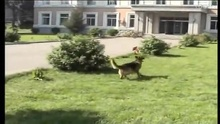
%> input picture improved Optical flow method/dog.jpg, 220 x 124 px, shrunk from 640 x 360 before the run
$ octave --eval "calculateDog;"   (GNU Octave 9; MATLAB toolbox functions it lacks are replaced by stand-ins)
%> lines starting %> are read from the running program, lines starting %| are printed output that depends on the picture; in (x1, y1, x2, y2) boxes, pixels count from 0 and x2, y2 are one past the last pixel; in counts of white or black regions, pixels touching at a corner belong together; the program's own positions count from 1
### improved Optical flow method/MeanShiftCluster.m
function [clustCent,data2cluster,cluster2dataCell] = MeanShiftCluster(dataPts,bandWidth,plotFlag);
%perform MeanShift Clustering of data using a flat kernel
%
% ---INPUT---
% dataPts           - input data, (numDim x numPts)
% bandWidth         - is bandwidth parameter (scalar)
% plotFlag          - display output if 2 or 3 D    (logical)
% ---OUTPUT---
% clustCent         - is locations of cluster centers (numDim x numClust)
% data2cluster      - for every data point which cluster it belongs to (numPts)
% cluster2dataCell  - for every cluster which points are in it (numClust)
%
% Bryan Feldman 02/24/06
% MeanShift first appears in
% K. Funkunaga and L.D. Hosteler, "The Estimation of the Gradient of a
% Density Function, with Applications in Pattern Recognition"


%*** Check input ****
    plotFlag = false;

%**** Initialize stuff ***
[numDim,numPts] = size(dataPts);
numClust        = 0;
bandSq          = bandWidth^2;
initPtInds      = 1:numPts;
maxPos          = max(dataPts,[],2);                          %biggest size in each dimension
minPos          = min(dataPts,[],2);                          %smallest size in each dimension
boundBox        = maxPos-minPos;                        %bounding box size
sizeSpace       = norm(boundBox);                       %indicator of size of data space
stopThresh      = 1e-3*bandWidth;                       %when mean has converged
clustCent       = [];                                   %center of clust
beenVisitedFlag = zeros(1,numPts,'uint8');              %track if a points been seen already
numInitPts      = numPts;                               %number of points to posibaly use as initilization points
clusterVotes    = zeros(1,numPts,'uint16');             %used to resolve conflicts on cluster membership


while numInitPts

    tempInd         = ceil( (numInitPts-1e-6)*rand);        %pick a random seed point
    stInd           = initPtInds(tempInd);                  %use this point as start of mean
    myMean          = dataPts(:,stInd);                           % intilize mean to this points location
    myMembers       = [];                                   % points that will get added to this cluster
    thisClusterVotes    = zeros(1,numPts,'uint16');         %used to resolve conflicts on cluster membership

    while 1     %loop untill convergence

        sqDistToAll = sum((repmat(myMean,1,numPts) - dataPts).^2);    %dist squared from mean to all points still active
        inInds      = find(sqDistToAll < bandSq);               %points within bandWidth
        thisClusterVotes(inInds) = thisClusterVotes(inInds)+1;  %add a vote for all the in points belonging to this cluster


        myOldMean   = myMean;                                   %save the old mean
        myMean      = mean(dataPts(:,inInds),2);                %compute the new mean
        myMembers   = [myMembers inInds];                       %add any point within bandWidth to the cluster
        beenVisitedFlag(myMembers) = 1;                         %mark that these points have been visited

        %*** plot stuff ****
        if plotFlag

            if numDim == 2
                plot(dataPts(1,:),dataPts(2,:),'.')
                plot(dataPts(1,myMembers),dataPts(2,myMembers),'ys')
                plot(myMean(1),myMean(2),'go')
                plot(myOldMean(1),myOldMean(2),'rd')
                pause
            end
        end

        %**** if mean doesn't move much stop this cluster ***
        if norm(myMean-myOldMean) < stopThresh

            %check for merge posibilities
            mergeWith = 0;
            for cN = 1:numClust
                distToOther = norm(myMean-clustCent(:,cN));     %distance from posible new clust max to old clust max
                if distToOther < bandWidth/2                    %如果其带宽内/ 2合并新旧
                    mergeWith = cN;
                    break;
                end
            end


            if mergeWith > 0    % 合并的东西
                clustCent(:,mergeWith)       = 0.5*(myMean+clustCent(:,mergeWith));             %将最大值记录为两者合并的平均值（我知道偏向新值）
                %clustMembsCell{mergeWith}    = unique([clustMembsCell{mergeWith} myMembers]);   %record which points inside
                clusterVotes(mergeWith,:)    = clusterVotes(mergeWith,:) + thisClusterVotes;    %将这些投票添加到合并的群集
            else    %its a new cluster
                numClust                    = numClust+1;                   %增加群集
                clustCent(:,numClust)       = myMean;                       %记录下平均值
                %clustMembsCell{numClust}    = myMembers;                    %store my members
                clusterVotes(numClust,:)    = thisClusterVotes;
            end

            break;
        end

    end


    initPtInds      = find(beenVisitedFlag == 0);           %我们可以对尚未访问的点进行初始化
    numInitPts      = length(initPtInds);                   %集合中的活动点数目

end

[val,data2cluster] = max(clusterVotes,[],1);                %一个点属于票数最多的集群

%*** If they want the cluster2data cell find it for them
if nargout > 2
    cluster2dataCell = cell(numClust,1);
    for cN = 1:numClust
        myMembers = find(data2cluster == cN);
        cluster2dataCell{cN} = myMembers;
    end
end

### improved Optical flow method/calculateDog.m

function calculateDog()
tic
% file1 = imread(file1);
% file2 = imread(file2);
%灰度图
file1 = rgb2gray(imread('dog.jpg'));
%> file1: size 124x220 uint8; min 0, max 255, mean 139
file2 = rgb2gray(imread('dog2.jpg'));
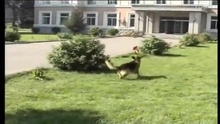
%> input picture improved Optical flow method/dog2.jpg, 220 x 124 px, shrunk from 640 x 360 before the run
%> file2: size 124x220 uint8; min 0, max 255, mean 139.2
[M,N] = size(file1);
%> M = 124; N = 220
pic1 = file1;
pic2 = file2;
file1=medfilt2(file1,[3 3]);%进行中值滤波
file2=medfilt2(file2,[3 3]);
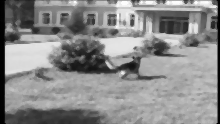
%> file2: size 124x220 uint8; min 0, max 253, mean 139.2
file1=im2double(file1);
%> file1: size 124x220 double
file2=im2double(file2);
%> file2: size 124x220 double
file3=file1-file2;
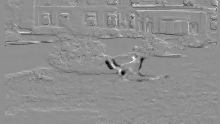
%> file3: size 124x220 double; min -0.569, max 0.443, mean -0.000712; drawn with min black and max white
a=medfilt2(file3,[3,3]);


 th=70/255;
 %二值图像
k= abs(file3)>=th;
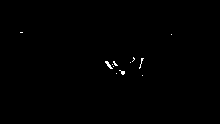
%> k: size 124x220 logical; 0.31% white in thin lines or dots, all inside (x1, y1, x2, y2) = (20, 32, 172, 76)
a(k)=1;
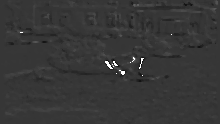
%> a: size 124x220 double; min -0.275, max 1, mean 0.0032; drawn with min black and max white
k= abs(file3)<th;
a(k)=0;
 a=bwareaopen(a,15);%删除小面积图形
%> a: size 124x220 logical; 0.21% white in thin lines or dots, all inside (x1, y1, x2, y2) = (105, 58, 144, 75)

se90=strel ('line',3,90);se0=strel ('line',3,0);%创建形态学结构元素
a=bwmorph(a,'close'); %对上述图像进行形态学闭运算  先膨胀后腐蚀 提取二进制图像
a=imdilate(a,[se90,se0]);%膨胀，解决空洞问题
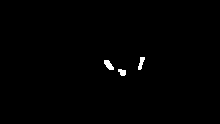
%> a: size 124x220 logical; 0.57% white; 3 white regions, box (x1, y1, x2, y2) and area: (104, 60, 114, 70) 62, (138, 57, 145, 70) 52, (118, 69, 126, 76) 42
a=bwmorph(a,'close');
a=bwareaopen(a,50);
%> a: size 124x220 logical; 0.42% white; 2 white regions, box (x1, y1, x2, y2) and area: (104, 60, 114, 70) 62, (138, 57, 145, 70) 52
  imshow(a)
%计算图像轮廓
[width3,length3]=size(a);
%> width3 = 124; length3 = 220
wifthU=width3;
%> wifthU = 124
wifthD=1;
lengthL=length3;
%> lengthL = 220
lengthR=1;
for i=1:width3
    for j=1:length3
        if a(i,j)~=0
            if i<wifthU
               wifthU=i;
            end
             if i>wifthD
               wifthD=i;
             end
             if j<lengthL
               lengthL=j;
             end
             if j>lengthR
               lengthR=j;
            end
        end
    end
end
%> after the loop, lengthL = 105; lengthR = 145; wifthD = 70; wifthU = 58
%图像切割
lenR = 8-mod(lengthR-lengthL,8)+lengthR-lengthL;
%> lenR = 48
lenW =  8-mod(wifthD-wifthU,8)+wifthD-wifthU;
%> lenW = 16
pic1 = imcrop(file1,[lengthL,wifthU,lenR-1,lenW-1]);
pic2 = imcrop(file2,[lengthL,wifthU,lenR-1,lenW-1]);
BW1 = edge(pic1,'canny');  % 调用canny函数,锐化？

pic1 = im2double (pic1);
pic2 = im2double (pic2);
BW1 = im2double (BW1);

%LK
[Dx, Dy] = dopyramid(pic1,pic2,BW1);
%> in dopyramid, `P02 = reduce (P01)`: P02 = 12 columns, first 8: [0.429 0.352 0.442 0.486 0.553 0.487 0.486 0.464; 0.439 0.398 0.522 0.573 0.643 0.599 0.53 0.439; 0.428 0.34 0.486 0.457 0.424 0.31 0.213 0.153; 0.386 0.221 0.313 0.362 0.364 0.259 0.238 0.208]
%> in dopyramid, `P12 = reduce (P11)`: P12 = 12 columns, first 8: [0.44 0.369 0.474 0.51 0.588 0.582 0.504 0.384; 0.527 0.544 0.609 0.661 0.656 0.589 0.494 0.343; 0.489 0.555 0.578 0.543 0.445 0.288 0.178 0.125; 0.393 0.311 0.399 0.351 0.351 0.33 0.239 0.18]
%> in dopyramid, `CH2 = reduce (CH1)`: CH2 = 12 columns, first 8: [0.0132 0.0877 0.0543 0.149 0.239 0.195 0.103 0.041; 0.0248 0.197 0.223 0.304 0.171 0.165 0.181 0.183; 0.0686 0.228 0.342 0.306 0.208 0.155 0.105 0.0839; 0.0303 0.0856 0.186 0.179 0.223 0.0927 0.0101 0.00211]
%> in dopyramid, `P03 = reduce (P02)`: P03 = [0.463 0.421 0.477 0.404 0.36 0.533; 0.467 0.422 0.442 0.331 0.316 0.547]
%> in dopyramid, `P13 = reduce (P12)`: P13 = [0.507 0.481 0.508 0.399 0.364 0.586; 0.531 0.509 0.468 0.315 0.333 0.595]
%> in dopyramid, `CH3 = reduce (CH2)`: CH3 = [0.0559 0.16 0.191 0.113 0.104 0.0745; 0.0767 0.217 0.201 0.114 0.124 0.0836]


[m,n]=size(Dx);
%> m = 16; n = 48
bx=zeros(2,m*n);
s=0;
for i=1:m
    for j=1:n
      if(abs(Dx(i,j))>0||abs(Dy(i,j))>0)

             s=s+1;
             bx(1,s)=Dx(i,j);
             bx(2,s)=Dy(i,j);
%         else
%            Dx(i,j)=0;
%            Dy(i,j)=0;

      end
    end
end
%> after the loop, bx = 768 columns, first 8: [-0.561 -0.565 -1.6 -1.24 -1.24 -1.72 -1.47 -2.59; -1.37 0.191 0.91 0.875 0.597 0.441 0.37 0.457]; s = 97
x=bx(:,1:s);
%> x = 97 columns, first 8: [-0.561 -0.565 -1.6 -1.24 -1.24 -1.72 -1.47 -2.59; -1.37 0.191 0.91 0.875 0.597 0.441 0.37 0.457]


[clustCent,point2cluster,clustMembsCell] = MeanShiftCluster(x,0.7500);
%> in MeanShiftCluster, `[numDim,numPts] = size(dataPts);`: numDim = 2; numPts = 97
%> in MeanShiftCluster, `initPtInds      = 1:numPts;`: initPtInds = 97 values from 1 to 97
%> in MeanShiftCluster, `maxPos          = max(dataPts,[],2);`: maxPos = [7; 6.4]
%> in MeanShiftCluster, `minPos          = min(dataPts,[],2);`: minPos = [-4.77; -5.64]
%> in MeanShiftCluster, `boundBox        = maxPos-minPos;`: boundBox = [11.77; 12.04]
%> in MeanShiftCluster, `sizeSpace       = norm(boundBox);`: sizeSpace = 16.84
%> in MeanShiftCluster, `numInitPts      = numPts;`: numInitPts = 97
%> the loop in MeanShiftCluster, `while numInitPts` made 31 passes
%> (stInd, numInitPts) on passes 1 to 12: (82, 81), (74, 79), (44, 76), (29, 73), (54, 72), (42, 69), (79, 61), (31, 58), (50, 49), (59, 42), (92, 37), (53, 36)
%> (stInd, initPtInds, numInitPts) on passes 21 to 26: (28, [19 20 22 23 25 37 38 39 55 61 63 64 69 77 86 90], 16), (64, [19 20 22 23 25 37 38 39 55 61 63 69 77 86 90], 15), (86, [19 22 23 25 37 38 39 55 61 63 69 77], 12), (61, [19 22 23 25 39 55 63 69 77], 9), (39, [19 22 23 25 55 63 77], 7), (19, [22 23 25 55 63 77], 6)
%> after the loop in MeanShiftCluster, `while numInitPts`: beenVisitedFlag = 97 values from 1 to 1; clustCent = 29 columns, first 8: [-1.11 0.734 3.11 4.46 2.01 6.66 1.05 4.75; 0.619 -4.17 -0.503 -1.16 -3.66 0.524 -1.02 0.0807]; distToOther = 4.5; mergeWith = 0; numClust = 29; thisClusterVotes = 97 values, max 2 at index 22, min 0 at index 1, mean 0.0412
%> in MeanShiftCluster, `[val,data2cluster] = max(clusterVotes,[],1);`: val = 97 values, max 9 at index 15, min 1 at index 19, mean 3.63; data2cluster = 97 values, max 29 at index 22, min 1 at index 2, mean 11.65
%> in MeanShiftCluster, `cluster2dataCell = cell(numClust,1);`: cluster2dataCell = 29 items
%> the loop in MeanShiftCluster, `for cN = 1:numClust` made 29 passes
%> myMembers on passes 1 to 12: [2 17 33 34 48 49 82 83 84 96], [73 74], [21 44 71], [29 43 72], 54, [27 30 42], [57 65 79 81 85], [26 31 32], [12 15 16 35 36 40 47 50 51 58 60 67 78 94 97], [18 46 59 66 80 89], [3 4 5 6 7 8 9 10 11 92 93], 53
%> point2cluster has the same summary as data2cluster in MeanShiftCluster; clustMembsCell = 29 items
numClust = length(clustMembsCell);
%> numClust = 29

c=0;num=1;
   sx=0;
    sy=0;
%  figure(10),clf,hold on
%  cVec = 'bgrcmykbgrcmykbgrcmykbgrcmyk';%, cVec = [cVec cVec];
%  for k = 1:min(numClust,length(cVec))
 for k = 1:numClust
    myMembers = clustMembsCell{k};
        [~,ss]=size(myMembers);
    myClustCen = clustCent(:,k);

    if  ss>=c
      oldC = c;
      oldSx = sx;
      oldSy = sy;
      sx=myClustCen(1);
      sy=myClustCen(2);
      c = ss;
    end
%  plot(x(1,myMembers),x(2,myMembers),[cVec(k) '.'])
%      plot(myClustCen(1),myClustCen(2),'o','MarkerEdgeColor','k','MarkerFaceColor',cVec(k), 'MarkerSize',10)

end
%> this loop made 29 passes
%> (myMembers, ss, oldC, oldSx, oldSy, sx, sy, c) on passes 1, 9: ([2 17 33 34 48 49 82 83 84 96], 10, 0, 0, 0, -1.11, 0.619, 10), ([12 15 16 35 36 40 47 50 51 58 60 67 78 94 97], 15, 10, -1.11, 0.619, 0.368, -0.0391, 15)
%> (myMembers, ss, myClustCen) on passes 2 to 7: ([73 74], 2, [0.734; -4.17]), ([21 44 71], 3, [3.11; -0.503]), ([29 43 72], 3, [4.46; -1.16]), (54, 1, [2.01; -3.66]), ([27 30 42], 3, [6.66; 0.524]), ([57 65 79 81 85], 5, [1.05; -1.02])
% % % % % % 删除背景点

for i=1:m
    for j=1:n
       if((abs(Dx(i,j)-sx)<=1.5&&abs(Dy(i,j)-sy)<=1.5))
           Dx(i,j)=0;
           Dy(i,j)=0;
       end

   end
end


a=zeros(M,N);
a(:,:)=0;
%> a: size 124x220 double; every value is 0
for i=1:M
     for j=1:N
         o=i-wifthU+1;
         p=j-lengthL+1;
         if o>0&&p>0&&o<m&&p<n
             if(Dx(o,p)~=0||Dy(o,p)~=0)
               a(i,j)=1;
             else
                 a(i,j)=0;
             end
         else
              a(i,j)=0;
         end
     end
end
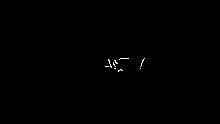
%> a: size 124x220 double; values 0 (black) and 1 (white), 0.21% white in thin lines or dots, all inside (x1, y1, x2, y2) = (105, 58, 145, 72)


% [12 lines of commented-out code are left out]
   a=bwareaopen(a,30);%删除小面积图形
%> a: size 124x220 logical; every value is 0

    imshow(a);
% [7 lines of commented-out code are left out]


 toc


function result = reduce (img)
[m,n] = size (img);
mid = zeros (m, n);
m1 = round (m/2); n1 = round (n/2);
result = zeros (m1, n1);
%卷积核
core = [0.0500    0.2500    0.4000    0.2500    0.0500];
for j=1:m,
   lin = conv([img(j,n-1:n) img(j,1:n) img(j,1:2)], core);%行方向的线性卷积
   mid(j,1:n1) = lin(5:2:n+4);
end
for i=1:n1,
   row = conv([mid(m-1:m,i); mid(1:m,i); mid(1:2,i)]', core);
   result(1:m1,i) = row(5:2:m+4)';
end


function result = expand (img)   %反卷积
[m,n] = size (img);
mid = zeros (m, n);
m1 = m * 2; n1 = n * 2;
result = zeros (m1, n1);
core = [0.0500    0.2500    0.4000    0.2500    0.0500];
for j=1:m,
   t = zeros (1, n1);
   t(1:2:n1-1) = img (j,1:n);
   tmp = conv ([img(j,n) 0 t img(j,1) 0], core);
   mid(j,1:n1) = 2 .* tmp (5:n1+4);
end
for i=1:n1,
   t = zeros (1, m1);
   t(1:2:m1-1) = mid (1:m,i)';
   tmp = conv([mid(m,i) 0 t mid(1,i) 0], core);
   result(1:m1,i) = 2 .* tmp (5:m1+4)';
end


%搭建高斯金字塔
function [Dx, Dy] =  dopyramid (P00, P10,CH0)
level=3;
if (level>0)
    P01 = reduce (P00); P11 = reduce (P10);CH1 = reduce (CH0);
end
if (level>1)
    P02 = reduce (P01); P12 = reduce (P11);CH2 = reduce (CH1);
end
if (level>2)
    P03 = reduce (P02); P13 = reduce (P12);CH3 = reduce (CH2);
end
if (level>3)
    P04 = reduce (P03); P14 = reduce (P13);CH4 = reduce (CH3);
end  %4层金字塔搭建完毕
 Dx = zeros (size (P03)); %申请空间
 Dy = zeros (size (P03));

for i=level:-1:0 %逐层计算
    Newp1 = warp (eval(['P0',num2str(i)]), Dx, Dy);

    [m,n]=size(eval(['P0',num2str(i)]));
    [Vx, Vy] = doEstimate (Newp1, eval(['P1',num2str(i)]),eval(['CH',num2str(i)]));
     Dx(1:m, 1:n) = Dx(1:m,1:n) + Vx; Dy(1:m, 1:n) = Dy(1:m, 1:n) + Vy;      %g=g0+d0
     if i~=0
     Dx = expand (Dx); Dy = expand (Dy);%值扩大二倍
     Dx = Dx .* 2; Dy = Dy .* 2;
     end
end
[m,n]=size(P00);
for i=1:m
    for j=1:n
        if(CH0(i,j)==0)
            Dx(i,j)=0;
            Dy(i,j)=0;
        end
    end
end

function [Vx, Vy] = doEstimate(P0, P1, P2)%第一幅图第二幅图和边缘点
[m,n]=size (P0);
Vx = zeros (size (P0)); Vy = zeros (size (P0));
for i=2:m-1
    for j=2:n-1
        if(P2(i,j)==0)%减少计算量
            Vx(i,j)=0;
            Vy(i,j)=0;
            continue;
        end
      N=[0,0,0,0,0];
        for tWid = i-1:i+1       %行方向窗口
            for tLen = j-1:j+1   %列方向窗口
                N= N+ derivation(P0,P1,tWid,tLen);
            end
        end
        [v, d] = eig ([N(1) N(3);N(3) N(2)]);
         namda1 = d(1,1); namda2 = d(2,2);
        if (namda1 > namda2) %使 namda2>namda1
            tmp = namda1; namda1 = namda2; namda2 = tmp;
            tmp1 = v (:,1); v(:,1) = v(:,2); v(:,2) = tmp1;
        end
        if (namda2 < 0.001)%不满足
            Vx (i, j) = 0; Vy (i, j) = 0;
        elseif (namda2 > 100 * namda1)%不满足
            n2 = v(1,2) * N(4) + v(2,2) * N(5);
            Vx (i,j) = n2 * v(1,2) / namda2;
            Vy (i,j) = n2 * v(2,2) / namda2;
        else
            n1 = v(1,1) * N(4) + v(2,1) * N(5);%计算的是图像的光流（inv(G)*b）  t(4)和t(5)表示的是图像的比匹配向量
            n2 = v(1,2) * N(4) + v(2,2) * N(5);
            Vx (i,j) = n1 * v(1,1) / namda1 + n2 * v(1,2) / namda2;%就这个地方的公式仅仅针对半正定（类似于[a,b;b,c]的形式）的矩阵可以有如下的计算：这4行等价于inv(G)*b  即inv([t(1) t(2);t(2) t(3)])*[t(4,t(5))]'
            Vy (i,j) = n1 * v(2,1) / namda1 + n2 * v(2,2) / namda2;
        end
    end
end


function [N] = derivation(P0,P1,i,j)
[m,n]=size(P0);
N=[0,0,0,0,0];
% [10 lines of commented-out code are left out]
Fx = DerivativeX (P1, i, j);
Fy = DerivativeY (P1, i, j);
N(1)=Fx*Fx;
N(2)=Fy*Fy;
N(3)=Fx*Fy;
N(4)=Fx*(P1(i,j)-P0(i,j));
N(5)=Fy*(P1(i,j)-P0(i,j));

function result = DerivativeX (img, x, y)%求Fx
[m, n] = size (img);
    if (y == 1)
        result = img (x, y+1) - img (x, y);
    elseif (y == n)
        result = img (x, y) - img (x, y-1);
    else
        result = 0.5 * (img (x, y+1) - img (x, y-1));
    end

function result = DerivativeY (img, x, y)%求Fy

[m, n] = size (img);
    if (x == 1)
        result = img (x+1, y) - img (x, y);
    elseif (x == m)
        result = img (x, y) - img (x-1, y);
    else
        result = 0.5 * (img (x+1, y) - img (x-1, y));
    end
function result = warp (img, Dx, Dy)
[m, n] = size (img);
[x,y] = meshgrid (1:n, 1:m);
x = x + Dx (1:m, 1:n); y = y + Dy (1:m,1:n);
for i=1:m,
    for j=1:n,
        if x(i,j)>n
            x(i,j) = n;
        end
        if x(i,j)<1
            x(i,j) = 1;
        end
        if y(i,j)>m
            y(i,j) = m;
        end
        if y(i,j)<1
            y(i,j) = 1;
        end
    end
end
result = interp2 (img, x, y, 'linear'); %是缺省值
